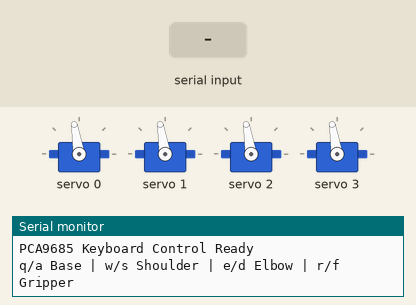
The sketch below on a simulated Arduino Uno, built with avr-gcc and run on an emulated ATmega328P. Shown: 4 × servo, the last lines printed to the serial monitor. The inputs (shaded band) are chosen by the test bench.

Above: at 1.2 s.
1.3 s: "q" received over Serial
At 1.9 s:
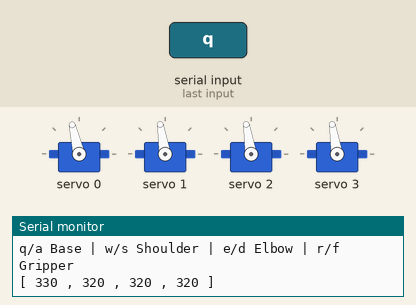
2.8 s: "w" received over Serial
At 4.0 s:
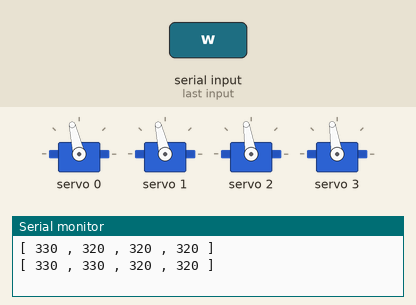
4.3 s: "a" received over Serial
At 5.4 s:
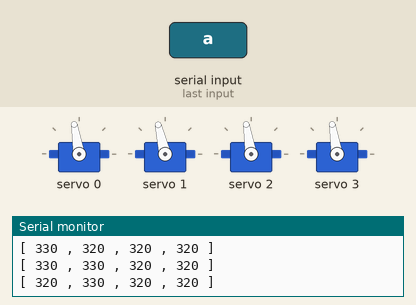
5.8 s: "e" received over Serial
At 6.5 s:
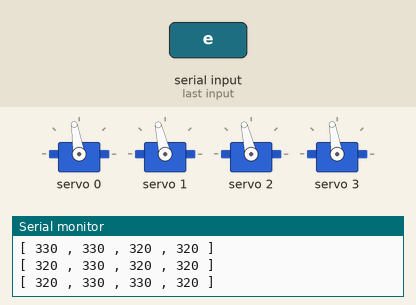
7.3 s: "s" received over Serial
At 7.7 s:
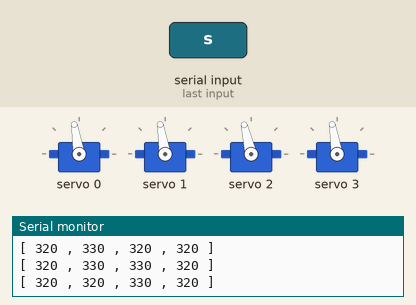
8.8 s: "r" received over Serial
At 10.0 s:
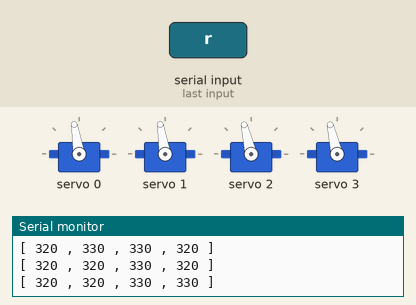
Timing chart, 0 to 11.3 s (numbered marks = the images above; inputs shaded):
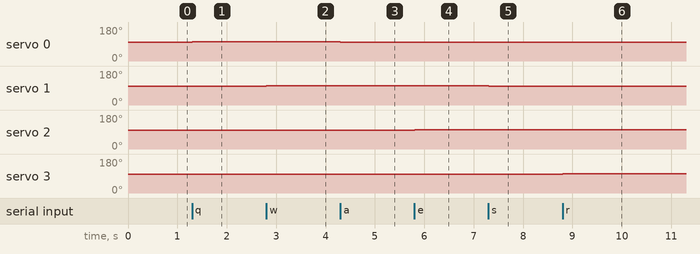

Measured:
- after the input at 1.3 s, servo 0: 99° → 103° at once
- after the input at 2.8 s, servo 1: 99° → 103° at once
- after the input at 4.3 s, servo 0: 103° → 99° at once
- after the input at 5.8 s, servo 2: 99° → 103° at once
- after the input at 7.3 s, servo 1: 103° → 99° at once
- after the input at 8.8 s, servo 3: 99° → 103° at once

The sketch:

simulation_matrix.ino
```cpp
#include <Wire.h>
#include <Adafruit_PWMServoDriver.h>

Adafruit_PWMServoDriver pwm = Adafruit_PWMServoDriver(0x40);

// Servo channels
#define BASE_CH      0
#define SHOULDER_CH  1
#define ELBOW_CH     2
#define GRIPPER_CH   3

// Servo pulse limits (هتظبطهم حسب السيرفو)
#define SERVO_MIN  110   // ~500us
#define SERVO_MAX  520   // ~2500us

int step = 10; // حركة صغيرة = سمووث

// Rest position
int basePulse     = 320;
int shoulderPulse = 320;
int elbowPulse    = 320;
int gripperPulse  = 320;

void setup() {
  Serial.begin(9600);

  Wire.begin();
  pwm.begin();
  pwm.setPWMFreq(50);   // ⭐ frequency الصح للسيرفو

  delay(10);

  moveAll();

  Serial.println("PCA9685 Keyboard Control Ready");
  Serial.println("q/a Base | w/s Shoulder | e/d Elbow | r/f Gripper");
}

void loop() {
  if (Serial.available()) {
    char key = Serial.read();

    switch (key) {
      case 'q': basePulse += step; break;
      case 'a': basePulse -= step; break;

      case 'w': shoulderPulse += step; break;
      case 's': shoulderPulse -= step; break;

      case 'e': elbowPulse += step; break;
      case 'd': elbowPulse -= step; break;

      case 'r': gripperPulse += step; break;
      case 'f': gripperPulse -= step; break;
    }

    basePulse     = constrain(basePulse, SERVO_MIN, SERVO_MAX);
    shoulderPulse = constrain(shoulderPulse, SERVO_MIN, SERVO_MAX);
    elbowPulse    = constrain(elbowPulse, SERVO_MIN, SERVO_MAX);
    gripperPulse  = constrain(gripperPulse, SERVO_MIN, SERVO_MAX);

    moveAll();

    // Matrix output
    Serial.print("[ ");
    Serial.print(basePulse); Serial.print(" , ");
    Serial.print(shoulderPulse); Serial.print(" , ");
    Serial.print(elbowPulse); Serial.print(" , ");
    Serial.print(gripperPulse);
    Serial.println(" ]");

    delay(20); // يقلل jitter
  }
}

void moveAll() {
  pwm.setPWM(BASE_CH, 0, basePulse);
  pwm.setPWM(SHOULDER_CH, 0, shoulderPulse);
  pwm.setPWM(ELBOW_CH, 0, elbowPulse);
  pwm.setPWM(GRIPPER_CH, 0, gripperPulse);
}
```
